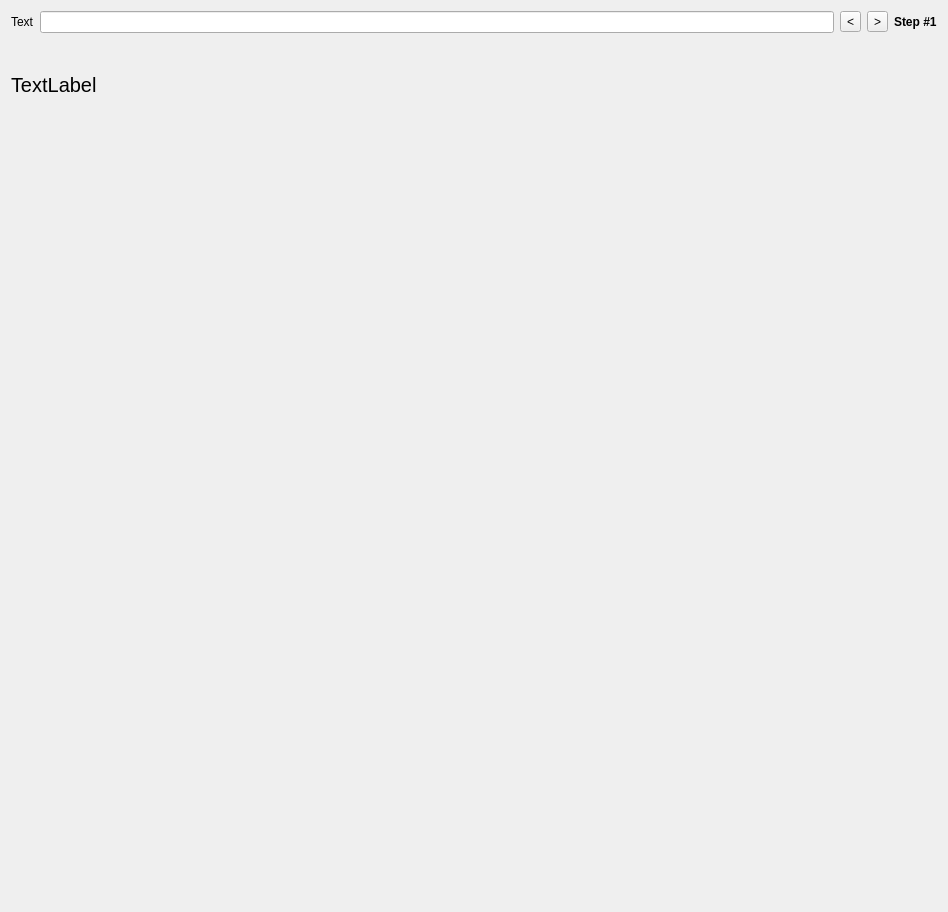
<?xml version="1.0" encoding="UTF-8"?>
<ui version="4.0">
 <class>Example</class>
 <widget class="QWidget" name="Example">
  <property name="geometry">
   <rect>
    <x>0</x>
    <y>0</y>
    <width>948</width>
    <height>912</height>
   </rect>
  </property>
  <property name="windowTitle">
   <string>Example</string>
  </property>
  <layout class="QVBoxLayout" name="layout">
   <property name="spacing">
    <number>40</number>
   </property>
   <item>
    <layout class="QHBoxLayout" name="horizontalLayout">
     <property name="spacing">
      <number>6</number>
     </property>
     <item>
      <widget class="QLabel" name="label">
       <property name="text">
        <string>Text</string>
       </property>
      </widget>
     </item>
     <item>
      <widget class="QLineEdit" name="text"/>
     </item>
     <item>
      <widget class="QToolButton" name="prev">
       <property name="text">
        <string>&lt;</string>
       </property>
      </widget>
     </item>
     <item>
      <widget class="QToolButton" name="next">
       <property name="text">
        <string>&gt;</string>
       </property>
      </widget>
     </item>
     <item>
      <widget class="QLabel" name="stepLabel">
       <property name="font">
        <font>
         <bold>true</bold>
        </font>
       </property>
       <property name="text">
        <string>Step #1</string>
       </property>
      </widget>
     </item>
    </layout>
   </item>
   <item>
    <widget class="QLabel" name="description">
     <property name="font">
      <font>
       <pointsize>15</pointsize>
      </font>
     </property>
     <property name="text">
      <string>TextLabel</string>
     </property>
     <property name="wordWrap">
      <bool>true</bool>
     </property>
    </widget>
   </item>
   <item>
    <spacer name="verticalSpacer">
     <property name="orientation">
      <enum>Qt::Orientation::Vertical</enum>
     </property>
     <property name="sizeHint" stdset="0">
      <size>
       <width>20</width>
       <height>1006</height>
      </size>
     </property>
    </spacer>
   </item>
  </layout>
 </widget>
 <resources/>
 <connections/>
</ui>
